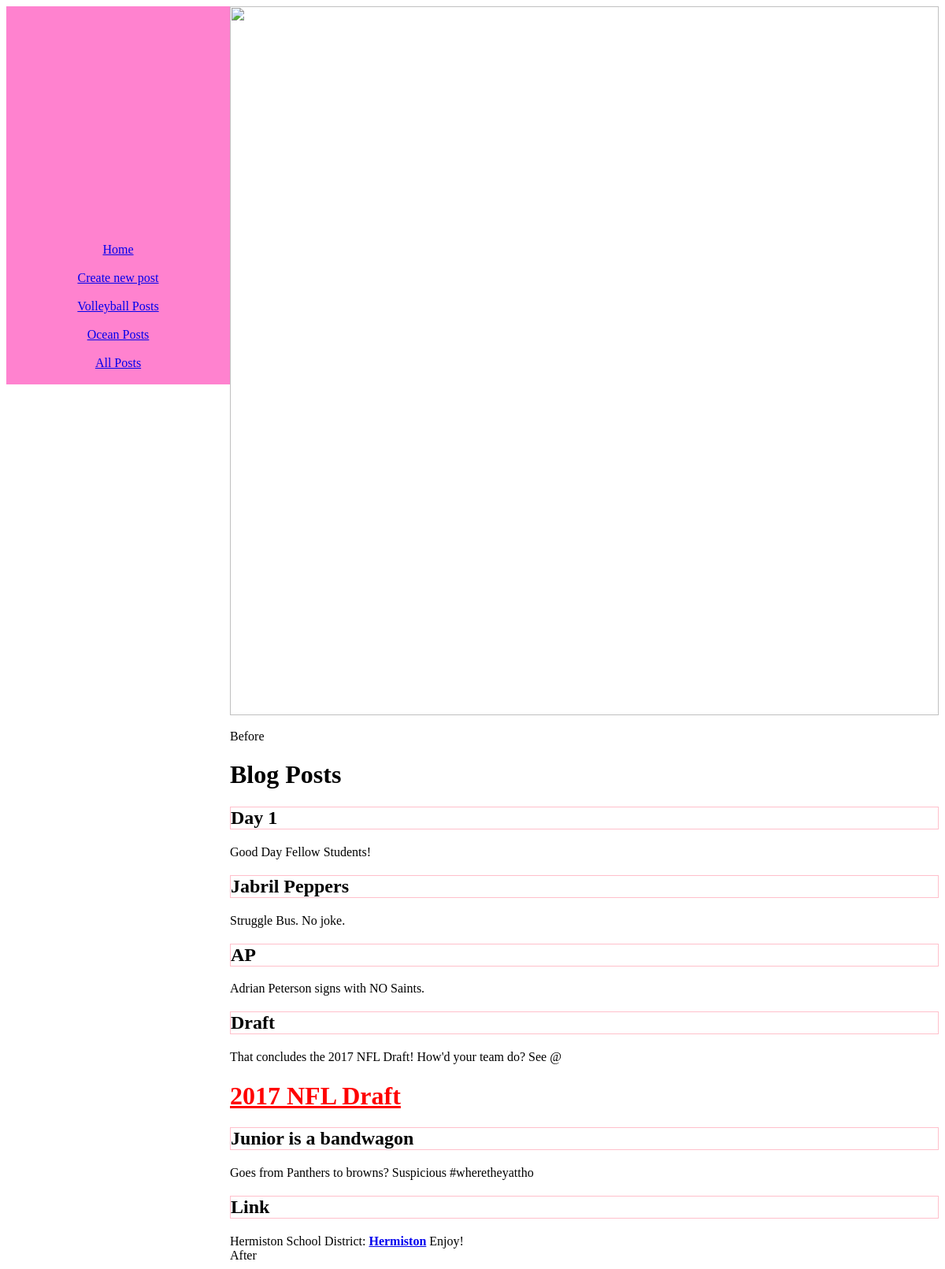
The app's page /html/classes/hhs/diana/hhs_blog/volleyball.php (signed in) with its own data.
### tables this page shows
CREATE TABLE `hhs_blog` (
  `id` int(11) NOT NULL AUTO_INCREMENT,
  `user` text,
  `category` text,
  `info` text,
  `title` text,
  `approved` int(11) NOT NULL DEFAULT '0',
  PRIMARY KEY (`id`)
);

### html/classes/hhs/diana/hhs_blog/volleyball.php (the view, shortened to what this page needs)
<html>
  <head>
    <link rel="stylesheet" type="text/css" href= "style.css">
    </head>
  <body>
    <div id="main">
<?php
    include "include.php";
   ?>
      <div id="right">
        <img src="http://hhs.hermiston.k12.or.us/wp-content/uploads/hhs/sites/7/2015/05/HHS-Banner.png" style="width:900px"><br><br>
    Before
  <?php
	$owner =$_SESSION['owner123'];
            echo "<h1>Blog Posts</h1>";
			include "../../connect.php";
			$s = "Select * From hhs_blog where user='".$owner."'";
		$q = mysqli_query($dbc,$s);
	if($q){
     while($row= mysqli_fetch_array($q,MYSQLI_ASSOC))
     {
       echo '<h2 class="idk">'.$row['title'].'</h2><div class"design"> '.$row['info'].'</div>';
     }
    }
   ?>
  After
      </div>
      </div>
  </body>

### html/classes/hhs/diana/hhs_blog/style.css (style rules this page uses)
#main { display:flex; }
.idk { border: 1px solid pink; }

### records on screen
hhs_blog: title "Day 1", info "Good Day Fellow Students!"
hhs_blog: title "Jabril Peppers", info "Struggle Bus. No joke."
hhs_blog: title "AP", info "Adrian Peterson signs with NO Saints."
hhs_blog: title "Draft", info "That concludes the 2017 NFL Draft! How'd your team do? See @ 2017 NFL Draft"
hhs_blog: title "Junior is a bandwagon", info "Goes from Panthers to browns? Suspicious #wheretheyattho"
hhs_blog: title "Link", info "Hermiston School District: Hermiston Enjoy!"
